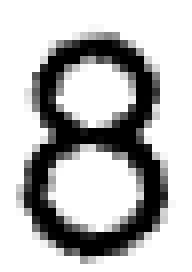
#> input picture Source/8.PNG, 24 x 34 px, found by its file name (shown 8 times larger)
$ python 'Final Rank Counting.py'   (older library calls are emulated)
#> lines starting #> are read from the running program, lines starting #| are printed output that depends on the picture
import cv2
import numpy as np
import imutils
import os

#---------------------------------------------------------------------------#
#                   Initialization of template images
#---------------------------------------------------------------------------#
ace = cv2.imread('a.png',0)
two = cv2.imread('2.png',0)
three = cv2.imread('3.png',0)
four = cv2.imshow('4.png',0)
five =cv2.imread('5.png',0)
six = cv2.imread('6.png',0)
seven = cv2.imread('7.png',0)
eight = cv2.imread('8.png',0)
#> eight is the input picture: shape (34, 24); min 0, max 255, mean 185.9
nine = cv2.imread('9.png',0)
ten = cv2.imread('10.png',0)
j = cv2.imread('j.png',0)
q = cv2.imread('q.png',0)
k = cv2.imread('k.png',0)
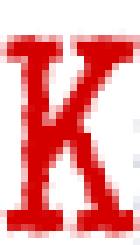
#> input picture Source/k.PNG, 20 x 35 px, found by its file name (shown 7 times larger)
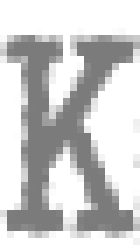
#> k: shape (35, 20) (shown 7 times larger); min 123, max 255, mean 202.5
template = [ace, two, three, four, five, six, seven, eight, nine, ten, j, q, k]

#> (the run stopped early here; a loop or call above may not have finished)
